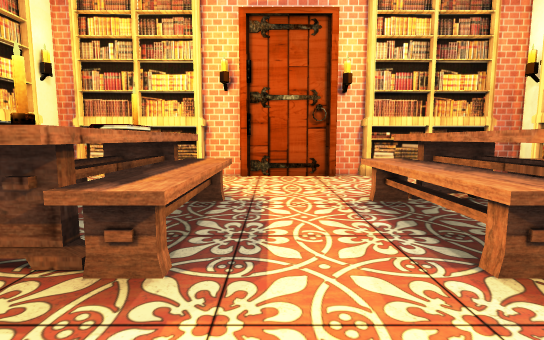
view 1 (above)

13 first-person views from a walk through a Unity game level. The camera is 1.2 m above the floor, tilts 6° down and sees 85° across. The floor is counted in squares, 1 m on a side. Each view is taken from the middle of a square. On the plan, view 1 faces up. The plan holds only what a view shows up to about 13 squares ahead; the rest is blank. The player character is not drawn. Some surface patterns are stand-ins.

view 2
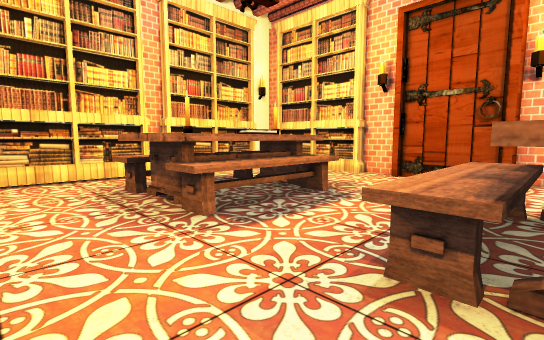

view 3
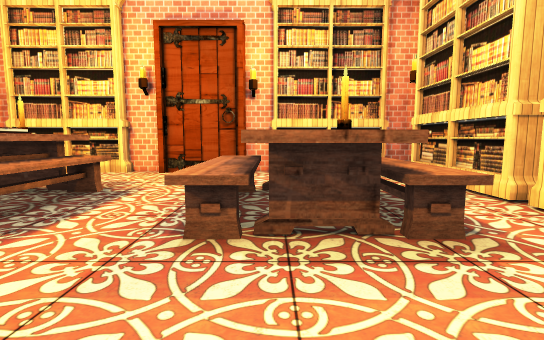

view 4
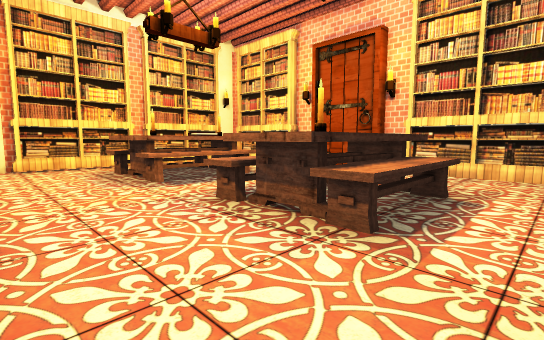

view 5
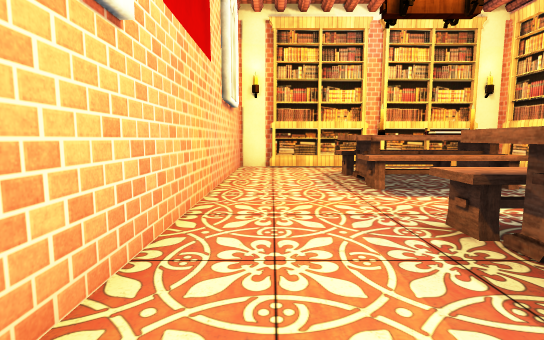

view 6
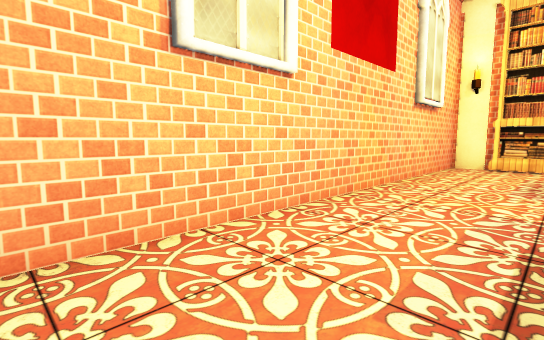

view 7
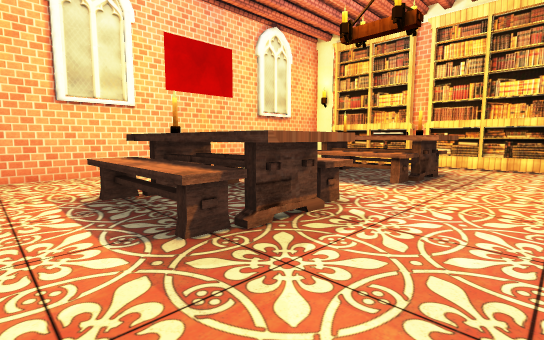

view 8
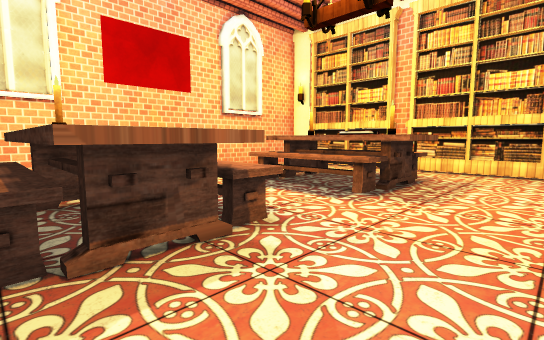

view 9
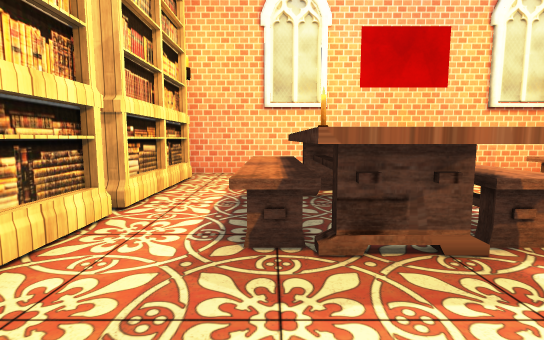

view 10
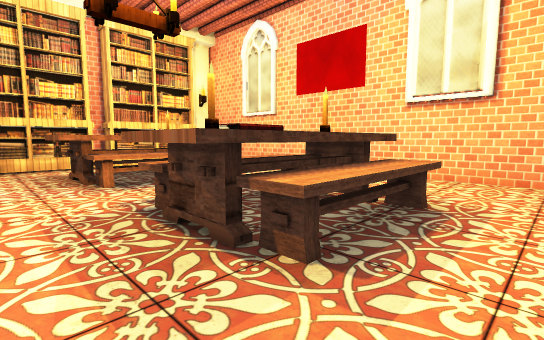

view 11
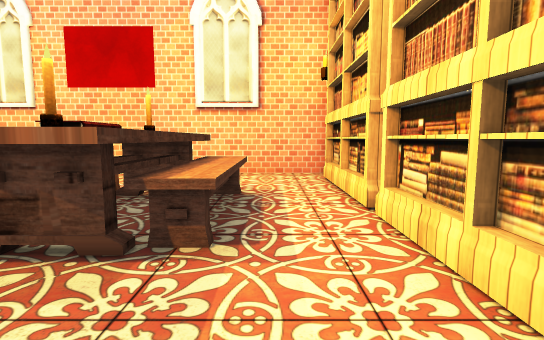

view 12
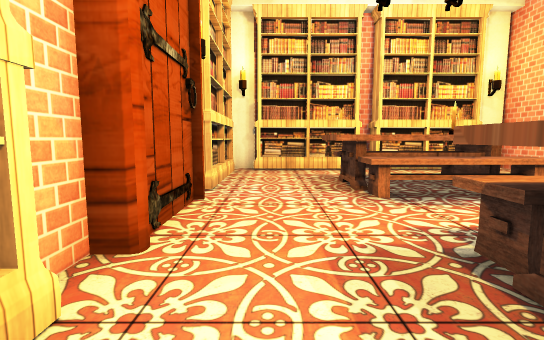

view 13
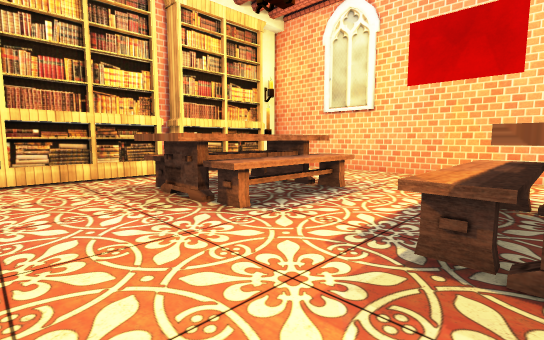

### Floor plan
Points are (right, up) in squares from view 1. A wall is a line through its corners. A room is listed if a view was taken in it or the views show most of it. See-through windows are left out.
Room 1 (views 1, 2, 3, 4, 5, 6, 7, 8, 9, 10, 11, 12, 13)
walls: (-1, 9.9) (-2.2, 9.9); (3.1, 9.9) (2.1, 9.9) (2.1, 9.5) (-1, 9.5); (-6.9, 4.6) (-6.9, 4); (-6.9, 0.1) (-6.9, -1.4) (8.2, -1.4); (8.1, 3.9) (8.1, 4.5); (-6.5, 9.9) (-6.9, 9.9) (-6.9, 8.9); (8.1, 8.6) (8.1, 9.8); (8.4, 9.9) (7.1, 9.9)
objects: bookshelf (-7, 1) to (-7, 3); bookshelf (-7, 5) to (-7, 8); bookshelf (-6, 10) to (-3, 10); other object (-4, 2) to (-4, 6); other object (-3, 2); candle (-3, 3); other object (-3, 4); books (-3, 5) to (-2, 5); candle (-3, 6); other object (-2, 2) to (-1, 6); other object (2, 2) to (3, 6); other object (4, 2); candle (4, 3); other object (4, 4) to (4, 6); bookshelf (4, 10) to (6, 10); other object (5, 2) to (5, 6); bookshelf (8, 1) to (8, 3); bookshelf (8, 5) to (8, 8)

Positions as (right, up) in squares from view 1, and headings:
1: (0, 0), facing up
2: (3, 0), facing up-left
3: (3, -1), facing up
4: (7, -1), facing up-left
5: (6, 0), facing left
6: (7, 2), facing down-left
7: (7, 9), facing down-left
8: (5, 9), facing down-left
9: (5, 9), facing down
10: (-6, 8), facing down-right
11: (-5, 9), facing down
12: (-4, 8), facing right
13: (-2, 9), facing down-right
